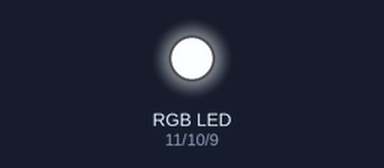
Bench run of a sketch on a simulated Arduino Uno, built for the host (arithmetic inside an expression is 32-bit, double 64-bit). On the bench: an RGB LED mixed from three pins (HIGH = lit).

Above: at 0.15 s.
Timing chart, 0 to 0.3 s (numbered marks = the images above):
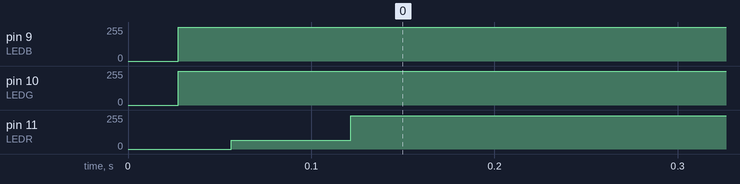

The sketch:

sketch_jan22b.ino
```cpp
#define LEDR 11
#define LEDG 10
#define LEDB 9

void setup() {
  pinMode(LEDR, OUTPUT);
  pinMode(LEDG, OUTPUT);
  pinMode(LEDB, OUTPUT);
}

int r = 0;
int g = 0;
int b = 0;
void loop() {
  analogWrite(LEDR, r);
  r++;
  if(r>=255)
  {
    analogWrite(LEDG, g);
    g++;
    if(g>=255)
    {
      analogWrite(LEDB, b);
      b++;
      if(r>=255 && g>=255 &&b>=255 )
      {
        r=0;
        g=0;
        b=0;
      }
      }
  }
}
```

Measured:
- by itself, pin 9 (LEDB): 0/255 → 254/255 at 0.03 s
- by itself, pin 10 (LEDG): 0/255 → 252/255 at 0.03 s
- by itself, pin 11 (LEDR): 0/255 → 64/255 at 0.06 s, → 250/255 0.07 s later
